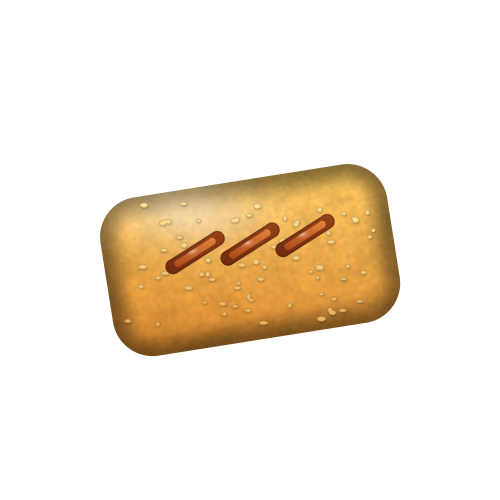
#> input picture assets/mcd/apfeltasche.png, 1000 x 1000 px (shown at 1/2 size)
$ python -i mcd_ad.py   (imports and definitions only)
#> lines starting #> are read from the running program, lines starting #| are printed output that depends on the picture
"""15 s vertical TikTok spot: all the McDonald's classics, one beat each.

    python3 mcd_products.py      # once: draws the products -> assets/mcd/*.png
    python3 mcd_ad.py            # -> out/mcdonalds_ad.mp4 (1080x1920, 30 fps, with sound)
    python3 mcd_ad.py --preview 0.4 1.3 2.5 12.9   # single PNG frames instead

Timeline (120 BPM, one beat = 0.5 s):
  0.0-2.0   red, the golden arches draw themselves, "EINMAL / ALLES, / BITTE."
  2.0-12.0  ten products, one second each, whip-wipes on every cut
  12.0-15.0 everything at once + logo + "ich liebe es" + app CTA
"""
import argparse, math, os, subprocess
from functools import lru_cache
from multiprocessing import Pool

import cv2
import numpy as np
from PIL import Image, ImageDraw, ImageFilter, ImageFont
from scipy.ndimage import distance_transform_edt, gaussian_filter
from scipy.io import wavfile
from scipy.signal import butter, lfilter, fftconvolve

from mcd_products import render_logo

FPS = 30
DUR = 15.0
W, H = 1080, 1920
FONT = "/usr/share/fonts/opentype/inter/"
OUT = "out/mcdonalds_ad.mp4"
WAV = "out/mcdonalds_ad.wav"

RED = (218, 41, 28)
RED_RAY = (238, 64, 44)
RED_DARK = (130, 14, 8)
YEL = (255, 199, 44)
YEL_RAY = (255, 218, 96)
YEL_DARK = (196, 120, 0)
WHITE = (255, 255, 255)

T_PRODUCTS, T_OUTRO = 2.0, 12.0
SCENES = [
    ("big_mac",      ["BIG MAC"],                 "DIE LEGENDE"),
    ("royal_kaese",  ["HAMBURGER", "ROYAL KÄSE"], "DOPPELT KÄSE"),
    ("cheeseburger", ["CHEESEBURGER"],            "SIMPEL. PERFEKT."),
    ("mcchicken",    ["McCHICKEN"],               "KNUSPRIG. ZART."),
    ("filet_o_fish", ["FILET-O-FISH"],            "DER FISCH-FAVORIT"),
    ("nuggets",      ["CHICKEN", "McNUGGETS"],    "9ER ODER 20ER?"),
    ("fries",        ["POMMES FRITES"],           "GOLDEN. SALZIG."),
    ("mcflurry",     ["McFLURRY"],                "KALT. CREMIG."),
    ("apfeltasche",  ["APFELTASCHE"],             "HEISS. SÜSS."),
    ("softdrink",    ["SOFTDRINKS"],              "EISKALT."),
]


# --------------------------------------------------------------------------
# helpers
# --------------------------------------------------------------------------
def clamp(x, a=0.0, b=1.0):
    return min(max(x, a), b)


def ease_out(x):
    return 1 - (1 - clamp(x)) ** 3


def ease_in(x):
    return clamp(x) ** 3


def ease_io(x):
    x = clamp(x)
    return 4 * x ** 3 if x < 0.5 else 1 - (-2 * x + 2) ** 3 / 2


# [4 lines left out: function spring, not called in this run]


def font(size, name="InterDisplay-Black.otf"):
    return ImageFont.truetype(FONT + name, size)


# [64 lines left out: functions paste, text_img, pill_img, sparkle_img, not called in this run]


# --------------------------------------------------------------------------
# static assets
# --------------------------------------------------------------------------
STICKERS = {}
LOGO = None


def make_sticker(path, border=14, pad=70):
#> called with path = 'assets/mcd/apfeltasche.png', border = 14, pad = 70
    im = Image.open(path).convert("RGBA")
#> im is the input picture: PIL image 1000x1000 RGBA; mean R, G, B, A 36.3, 26.4, 12.8, 46
    bb = im.getchannel("A").getbbox()
#> bb = (199, 327, 801, 713)
    im = im.crop((bb[0] - pad, bb[1] - pad, bb[2] + pad, bb[3] + pad))
#> im: PIL image 742x526 RGBA
    a = np.asarray(im.getchannel("A"), np.float32) / 255.0
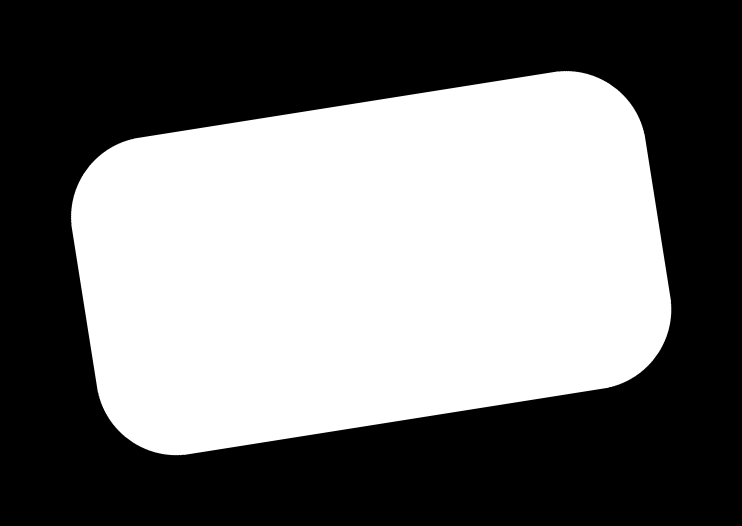
#> a: shape (526, 742) float32; min 0, max 1, mean 0.462
    dist = distance_transform_edt(a < 0.5)
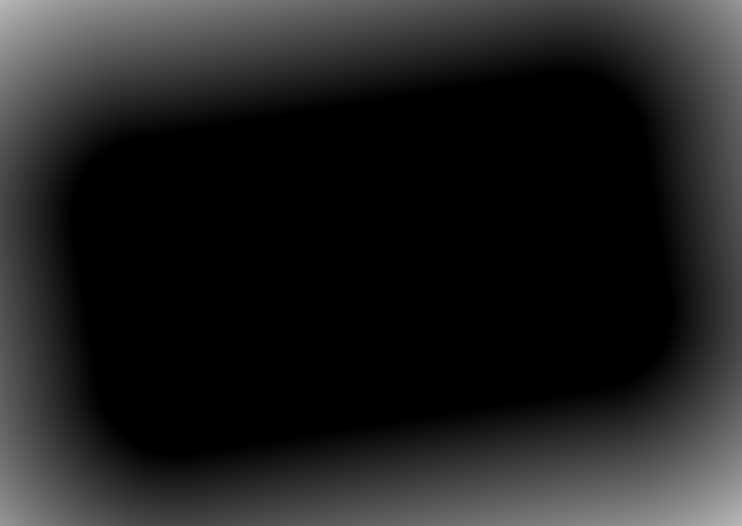
#> dist: shape (526, 742) float64; min 0, max 183.7, mean 32.2
    ring = np.clip((border + 1.5 - dist) / 2.0, 0, 1)
    ring = np.maximum(ring, a)
    shadow = np.roll(gaussian_filter(ring, 14), 24, 0) * 0.32
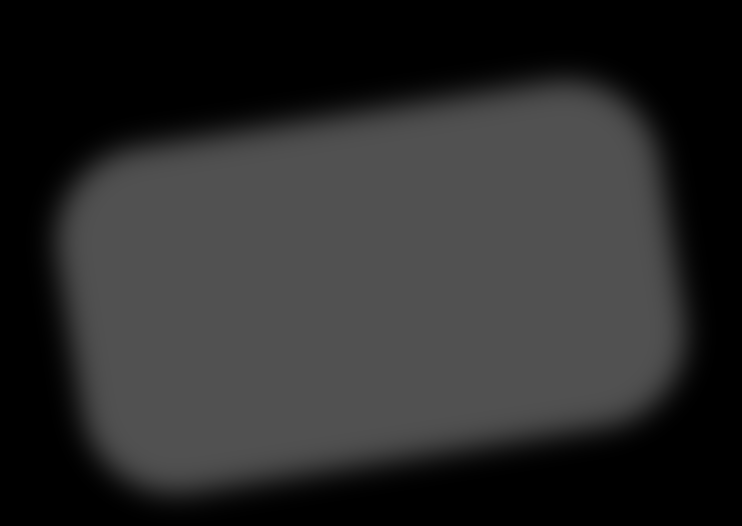
#> shadow: shape (526, 742) float64; min 0, max 0.32, mean 0.168
    rgb = np.asarray(im.convert("RGB"), np.float32) / 255.0
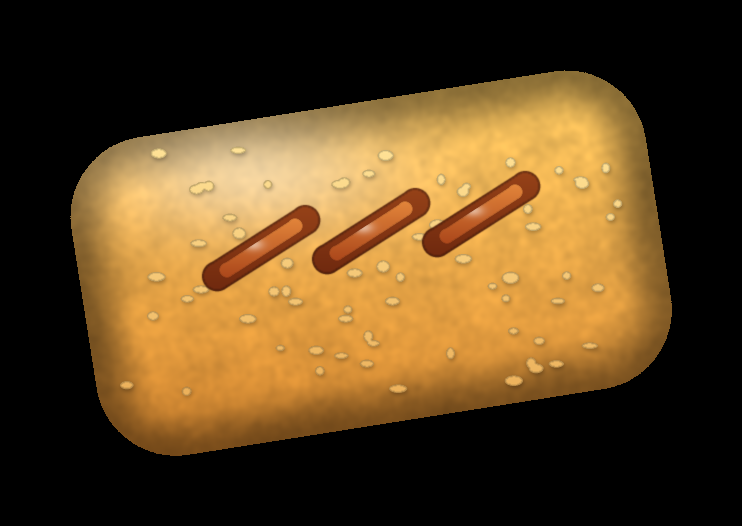
#> rgb: shape (526, 742, 3) float32; mean R, G, B 0.365, 0.265, 0.128
    # shadow (black) -> white outline -> product
    out_a = shadow * (1 - ring) + ring
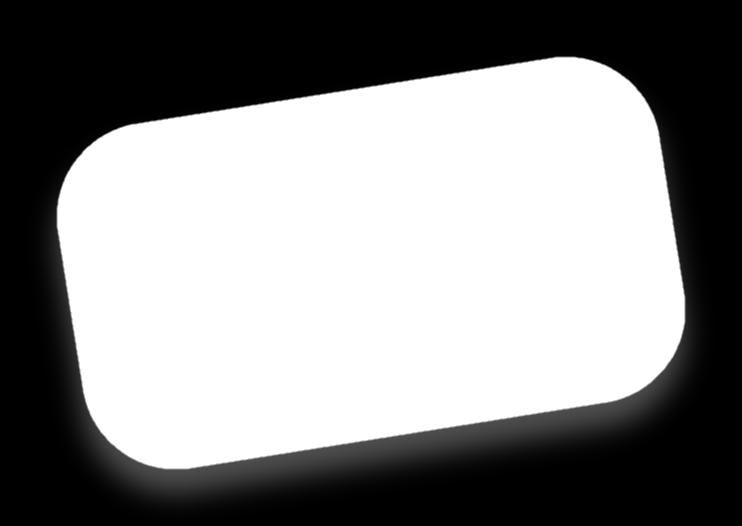
#> out_a: shape (526, 742) float64; min 0, max 1, mean 0.539
    col = (1.0 * ring[..., None] * (1 - a[..., None]) + rgb * a[..., None])  # premult over white
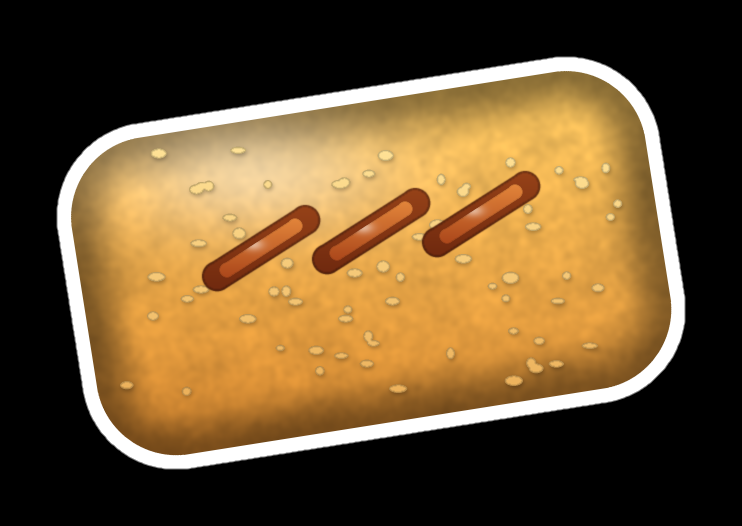
#> col: shape (526, 742, 3) float64; mean R, G, B 0.426, 0.327, 0.191
    col = col  # shadow is black: contributes nothing to premultiplied colour
    out_rgb = np.where(out_a[..., None] > 1e-4, col / np.maximum(out_a[..., None], 1e-4), 0)
    arr = np.dstack([np.clip(out_rgb, 0, 1), np.clip(out_a, 0, 1)])
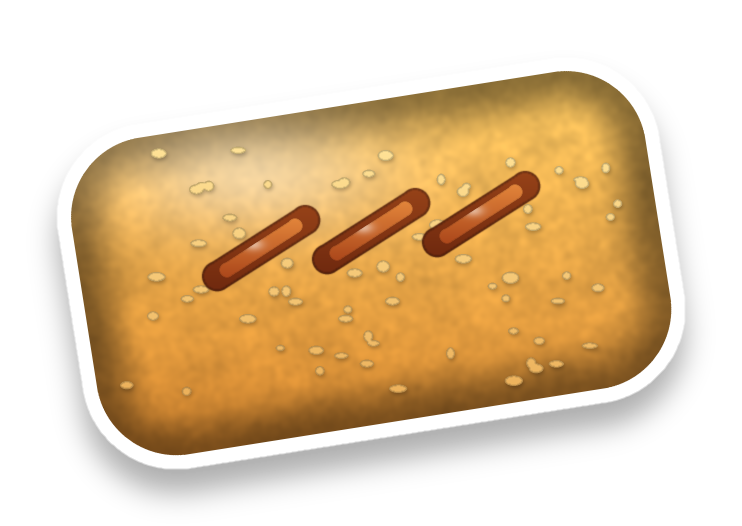
#> arr: shape (526, 742, 4) float64; mean R, G, B, A 0.429, 0.33, 0.194, 0.539; transparent parts drawn white
    return Image.fromarray((arr * 255 + 0.5).astype(np.uint8), "RGBA")


# [29 lines left out: functions init_assets, logo_image, logo_small, not called in this run]


# --------------------------------------------------------------------------
# backgrounds
# --------------------------------------------------------------------------
_Y, _X = np.mgrid[0:H, 0:W].astype(np.float32)
BCX, BCY = 540, 780
THETA = np.arctan2(_Y - BCY, _X - BCX)
RN = np.hypot(_X - BCX, _Y - BCY) / 1100.0


# [39 lines left out: functions background, marquee_strip, marquee, not called in this run]


def to_frame(col):
    return Image.fromarray(np.clip(col, 0, 255).astype(np.uint8), "RGB").convert("RGBA")


# [23 lines left out: functions sparkles, speed_lines, not called in this run]


SPARK_SPOTS = [(-360, -300, 0.9), (330, -260, 0.6), (380, 180, 0.8), (-330, 240, 0.55), (60, -400, 0.5)]


# --------------------------------------------------------------------------
# scenes
# --------------------------------------------------------------------------
# [71 lines left out: functions render_intro, render_product, not called in this run]


OUTRO_GRID = [  # key, x, y, scale, back-to-front
    ("royal_kaese", 290, 600, 0.40), ("big_mac", 540, 570, 0.42), ("mcchicken", 790, 600, 0.40),
    ("fries", 170, 830, 0.36), ("nuggets", 410, 845, 0.33), ("mcflurry", 660, 835, 0.34), ("softdrink", 905, 825, 0.36),
    ("cheeseburger", 290, 1065, 0.40), ("filet_o_fish", 540, 1080, 0.40), ("apfeltasche", 790, 1070, 0.36),
]


# [44 lines left out: functions render_outro, scene_at, scene_old, not called in this run]


CUTS = [T_PRODUCTS + k for k in range(11)]  # 2.0 .. 12.0
WIPE = 0.16
TAN = math.tan(math.radians(16))


# [34 lines left out: function render_frame, not called in this run]


def _worker_init():
    init_assets()


def _render(n):
    return render_frame(n / FPS).tobytes()


# --------------------------------------------------------------------------
# sound: 120 BPM house-y jingle bed, synthesized
# --------------------------------------------------------------------------
SR = 44100


def midi(n):
    return 440.0 * 2 ** ((n - 69) / 12)


def _t(d):
    return np.arange(int(d * SR)) / SR


def bp(x, lo, hi, order=2):
    b, a = butter(order, [lo / (SR / 2), hi / (SR / 2)], "band")
    return lfilter(b, a, x)


def lp(x, f, order=2):
    b, a = butter(order, f / (SR / 2))
    return lfilter(b, a, x)


def hp(x, f, order=2):
    b, a = butter(order, f / (SR / 2), "high")
    return lfilter(b, a, x)


RNG = np.random.default_rng(7)


# [14 lines left out: functions kick, clap, not called in this run]


def hat(gain=0.18, decay=70):
    t = _t(0.15)
    return hp(RNG.standard_normal(len(t)), 7000) * np.exp(-t * decay) * gain


# [186 lines left out: functions saw, bass, stab, pluck, bell, whoosh and 5 more, not called in this run]


# [2 lines not run here, left out]

>>> result = make_sticker('assets/mcd/apfeltasche.png')
